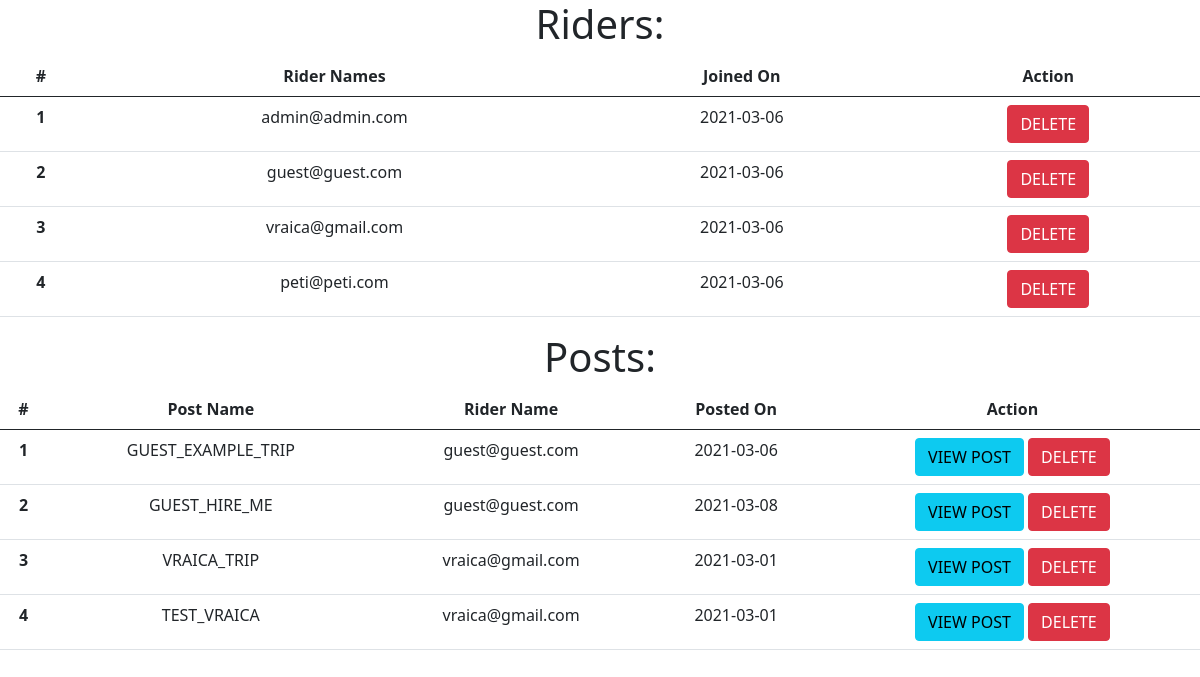
Screenshot of /ap (signed in) with the database file from the repository.
### application/models.py (models this page shows, shortened)
class Riders(db.Model, UserMixin):
    __tablename__ = 'Users_Tab'
    id = db.Column(db.Integer, primary_key=True)
    email = db.Column(db.String(100), unique=True)
    passw = db.Column(db.String(50))
    joined_on = db.Column(db.Date)

class TripRecords(db.Model):
    __tablename__ = 'TripRecords'
    id = db.Column(db.Integer, primary_key=True)
    trip_name = db.Column(db.String(100))
    trip_date = db.Column(db.Date)
    area_name = db.Column(db.String(50))
    km_travelled = db.Column(db.Integer)
    h_travelled = db.Column(db.Integer)
    km_initial = db.Column(db.Integer)
    km_final = db.Column(db.Integer)
    added_by = db.Column(db.String(100))

### application/routes.py (the view)
@app.route('/ap')
@login_required
def admin_pannel():
    if session['logged_user'] != app.config['ADMIN_USER']:
        return redirect(url_for('login_page'))
    else:
        all_users = Riders.query.all()
        all_posts = TripRecords.query.all()
        return render_template('admin_pannel.html', users=all_users, trip_posts=all_posts)

### application/routes.py (called while the page is built)
@loginMan.user_loader
def load_user(email):
    return Riders.query.filter_by(email=email).first()

### application/templates/admin_pannel.html
{%extends 'base.html'%}
{%block admin_pannel%}
<h1>Riders:</h1>
<table class="table">
    <thead>
    <tr>
        <th scope="col">#</th>
        <th scope="col">Rider Names</th>
        <th scope="col">Joined On</th>
        <th scope="col">Action</th>
    </tr>
    </thead>
    <tbody>
    {%for rider in users%}
    <tr>
        <th scope="row">{{rider.id}}</th>
        <td>{{rider.email}}</td>
        <td>{{rider.joined_on}}</td>
        <td>
            <a href="{{url_for('delete_user', rider_email=rider.email)}}" class="btn btn-danger">DELETE</a>
        </td>
    </tr>
    {%endfor%}
    </tbody>
</table>
<h1>Posts:</h1>
<table class="table">
    <thead>
    <tr>
        <th scope="col">#</th>
        <th scope="col">Post Name</th>
        <th scope="col">Rider Name</th>
        <th scope="col">Posted On</th>
        <th scope="col">Action</th>
    </tr>
    </thead>
    <tbody>
    {%for trip in trip_posts%}
    <tr>
        <th scope="row">{{trip.id}}</th>
        <td>{{trip.trip_name}}</td>
        <td>{{trip.added_by}}</td>
        <td>{{trip.trip_date}}</td>
        <td>
            <a href="{{url_for('detailed_trip', trip_name=trip.trip_name)}}" class="btn btn-info">VIEW POST</a>
            <a href="{{url_for('delete_trip', rider_email = trip.added_by, trip_name=trip.trip_name)}}"
               class="btn btn-danger">DELETE</a>
        </td>
    </tr>
    {%endfor%}
    </tbody>
</table>
{%endblock%}

### application/templates/base.html (shortened to what this page needs)
<!DOCTYPE html>
<html lang="en">
<head>
    <link href="https://cdn.jsdelivr.net/npm/bootstrap@5.0.0-beta2/dist/css/bootstrap.min.css" rel="stylesheet">
    <link rel="stylesheet" href="static/style.css">
</head>
<body class="text-center">
{%block admin_pannel%}
{%endblock%}
</body>
</html>

### rows the page displays
Riders: id "1", email "admin@admin.com", joined_on "2021-03-06"
Riders: id "2", email "guest@guest.com", joined_on "2021-03-06"
Riders: id "3", email "vraica@gmail.com", joined_on "2021-03-06"
Riders: id "4", email "peti@peti.com", joined_on "2021-03-06"
TripRecords: id "1", trip_name "GUEST_EXAMPLE_TRIP", added_by "guest@guest.com", trip_date "2021-03-06"
TripRecords: id "2", trip_name "GUEST_HIRE_ME", added_by "guest@guest.com", trip_date "2021-03-08"
TripRecords: id "3", trip_name "VRAICA_TRIP", added_by "vraica@gmail.com", trip_date "2021-03-01"
TripRecords: id "4", trip_name "TEST_VRAICA", added_by "vraica@gmail.com", trip_date "2021-03-01"
